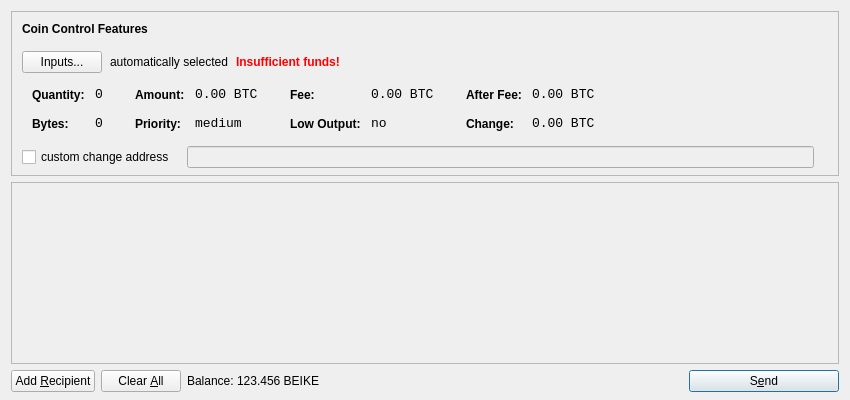
<?xml version="1.0" encoding="UTF-8"?>
<ui version="4.0">
 <class>SendCoinsDialog</class>
 <widget class="QDialog" name="SendCoinsDialog">
  <property name="geometry">
   <rect>
    <x>0</x>
    <y>0</y>
    <width>850</width>
    <height>400</height>
   </rect>
  </property>
  <property name="windowTitle">
   <string>Send Coins</string>
  </property>
  <layout class="QVBoxLayout" name="verticalLayout" stretch="0,1,0">
   <property name="bottomMargin">
    <number>8</number>
   </property>
   <item>
    <widget class="QFrame" name="frameCoinControl">
     <property name="sizePolicy">
      <sizepolicy hsizetype="Expanding" vsizetype="Expanding">
       <horstretch>0</horstretch>
       <verstretch>0</verstretch>
      </sizepolicy>
     </property>
     <property name="maximumSize">
      <size>
       <width>16777215</width>
       <height>16777215</height>
      </size>
     </property>
     <property name="frameShape">
      <enum>QFrame::StyledPanel</enum>
     </property>
     <property name="frameShadow">
      <enum>QFrame::Sunken</enum>
     </property>
     <layout class="QVBoxLayout" name="verticalLayoutCoinControl2">
      <property name="spacing">
       <number>-1</number>
      </property>
      <property name="leftMargin">
       <number>0</number>
      </property>
      <property name="topMargin">
       <number>0</number>
      </property>
      <property name="rightMargin">
       <number>0</number>
      </property>
      <property name="bottomMargin">
       <number>6</number>
      </property>
      <item>
       <layout class="QVBoxLayout" name="verticalLayoutCoinControl" stretch="0,0,0,0,1">
        <property name="spacing">
         <number>0</number>
        </property>
        <property name="leftMargin">
         <number>10</number>
        </property>
        <property name="topMargin">
         <number>10</number>
        </property>
        <item>
         <layout class="QHBoxLayout" name="horizontalLayoutCoinControl1">
          <property name="bottomMargin">
           <number>15</number>
          </property>
          <item>
           <widget class="QLabel" name="labelCoinControlFeatures">
            <property name="sizePolicy">
             <sizepolicy hsizetype="Preferred" vsizetype="Maximum">
              <horstretch>0</horstretch>
              <verstretch>0</verstretch>
             </sizepolicy>
            </property>
            <property name="font">
             <font>
              <weight>75</weight>
              <bold>true</bold>
             </font>
            </property>
            <property name="styleSheet">
             <string notr="true">font-weight:bold;</string>
            </property>
            <property name="text">
             <string>Coin Control Features</string>
            </property>
           </widget>
          </item>
         </layout>
        </item>
        <item>
         <layout class="QHBoxLayout" name="horizontalLayoutCoinControl2" stretch="0,0,0,0">
          <property name="spacing">
           <number>8</number>
          </property>
          <property name="bottomMargin">
           <number>10</number>
          </property>
          <item>
           <widget class="QPushButton" name="pushButtonCoinControl">
            <property name="styleSheet">
             <string notr="true"/>
            </property>
            <property name="text">
             <string>Inputs...</string>
            </property>
           </widget>
          </item>
          <item>
           <widget class="QLabel" name="labelCoinControlAutomaticallySelected">
            <property name="text">
             <string>automatically selected</string>
            </property>
            <property name="margin">
             <number>5</number>
            </property>
           </widget>
          </item>
          <item>
           <widget class="QLabel" name="labelCoinControlInsuffFunds">
            <property name="font">
             <font>
              <weight>75</weight>
              <bold>true</bold>
             </font>
            </property>
            <property name="styleSheet">
             <string notr="true">color:red;font-weight:bold;</string>
            </property>
            <property name="text">
             <string>Insufficient funds!</string>
            </property>
            <property name="margin">
             <number>5</number>
            </property>
           </widget>
          </item>
          <item>
           <spacer name="horizontalSpacerCoinControl">
            <property name="orientation">
             <enum>Qt::Horizontal</enum>
            </property>
            <property name="sizeHint" stdset="0">
             <size>
              <width>40</width>
              <height>1</height>
             </size>
            </property>
           </spacer>
          </item>
         </layout>
        </item>
        <item>
         <widget class="QWidget" name="widgetCoinControl" native="true">
          <property name="sizePolicy">
           <sizepolicy hsizetype="Preferred" vsizetype="Preferred">
            <horstretch>0</horstretch>
            <verstretch>0</verstretch>
           </sizepolicy>
          </property>
          <property name="minimumSize">
           <size>
            <width>0</width>
            <height>0</height>
           </size>
          </property>
          <property name="styleSheet">
           <string notr="true"/>
          </property>
          <layout class="QHBoxLayout" name="horizontalLayoutCoinControl5">
           <property name="margin">
            <number>0</number>
           </property>
           <item>
            <layout class="QHBoxLayout" name="horizontalLayoutCoinControl3" stretch="0,0,0,1">
             <property name="spacing">
              <number>20</number>
             </property>
             <property name="topMargin">
              <number>0</number>
             </property>
             <property name="bottomMargin">
              <number>10</number>
             </property>
             <item>
              <layout class="QFormLayout" name="formLayoutCoinControl1">
               <property name="horizontalSpacing">
                <number>10</number>
               </property>
               <property name="verticalSpacing">
                <number>14</number>
               </property>
               <property name="leftMargin">
                <number>10</number>
               </property>
               <property name="topMargin">
                <number>4</number>
               </property>
               <property name="rightMargin">
                <number>6</number>
               </property>
               <item row="0" column="0">
                <widget class="QLabel" name="labelCoinControlQuantityText">
                 <property name="styleSheet">
                  <string notr="true">font-weight:bold;</string>
                 </property>
                 <property name="text">
                  <string>Quantity:</string>
                 </property>
                 <property name="margin">
                  <number>0</number>
                 </property>
                </widget>
               </item>
               <item row="0" column="1">
                <widget class="QLabel" name="labelCoinControlQuantity">
                 <property name="font">
                  <font>
                   <family>Monospace</family>
                   <pointsize>10</pointsize>
                  </font>
                 </property>
                 <property name="cursor">
                  <cursorShape>IBeamCursor</cursorShape>
                 </property>
                 <property name="contextMenuPolicy">
                  <enum>Qt::ActionsContextMenu</enum>
                 </property>
                 <property name="text">
                  <string notr="true">0</string>
                 </property>
                 <property name="margin">
                  <number>0</number>
                 </property>
                 <property name="textInteractionFlags">
                  <set>Qt::LinksAccessibleByMouse|Qt::TextSelectableByKeyboard|Qt::TextSelectableByMouse</set>
                 </property>
                </widget>
               </item>
               <item row="1" column="0">
                <widget class="QLabel" name="labelCoinControlBytesText">
                 <property name="styleSheet">
                  <string notr="true">font-weight:bold;</string>
                 </property>
                 <property name="text">
                  <string>Bytes:</string>
                 </property>
                </widget>
               </item>
               <item row="1" column="1">
                <widget class="QLabel" name="labelCoinControlBytes">
                 <property name="font">
                  <font>
                   <family>Monospace</family>
                   <pointsize>10</pointsize>
                  </font>
                 </property>
                 <property name="cursor">
                  <cursorShape>IBeamCursor</cursorShape>
                 </property>
                 <property name="contextMenuPolicy">
                  <enum>Qt::ActionsContextMenu</enum>
                 </property>
                 <property name="text">
                  <string notr="true">0</string>
                 </property>
                 <property name="textInteractionFlags">
                  <set>Qt::LinksAccessibleByMouse|Qt::TextSelectableByKeyboard|Qt::TextSelectableByMouse</set>
                 </property>
                </widget>
               </item>
              </layout>
             </item>
             <item>
              <layout class="QFormLayout" name="formLayoutCoinControl2">
               <property name="horizontalSpacing">
                <number>10</number>
               </property>
               <property name="verticalSpacing">
                <number>14</number>
               </property>
               <property name="leftMargin">
                <number>6</number>
               </property>
               <property name="topMargin">
                <number>4</number>
               </property>
               <property name="rightMargin">
                <number>6</number>
               </property>
               <item row="0" column="0">
                <widget class="QLabel" name="labelCoinControlAmountText">
                 <property name="styleSheet">
                  <string notr="true">font-weight:bold;</string>
                 </property>
                 <property name="text">
                  <string>Amount:</string>
                 </property>
                 <property name="margin">
                  <number>0</number>
                 </property>
                </widget>
               </item>
               <item row="0" column="1">
                <widget class="QLabel" name="labelCoinControlAmount">
                 <property name="font">
                  <font>
                   <family>Monospace</family>
                   <pointsize>10</pointsize>
                  </font>
                 </property>
                 <property name="cursor">
                  <cursorShape>IBeamCursor</cursorShape>
                 </property>
                 <property name="contextMenuPolicy">
                  <enum>Qt::ActionsContextMenu</enum>
                 </property>
                 <property name="text">
                  <string notr="true">0.00 BTC</string>
                 </property>
                 <property name="textInteractionFlags">
                  <set>Qt::LinksAccessibleByMouse|Qt::TextSelectableByKeyboard|Qt::TextSelectableByMouse</set>
                 </property>
                </widget>
               </item>
               <item row="1" column="0">
                <widget class="QLabel" name="labelCoinControlPriorityText">
                 <property name="styleSheet">
                  <string notr="true">font-weight:bold;</string>
                 </property>
                 <property name="text">
                  <string>Priority:</string>
                 </property>
                </widget>
               </item>
               <item row="1" column="1">
                <widget class="QLabel" name="labelCoinControlPriority">
                 <property name="font">
                  <font>
                   <family>Monospace</family>
                   <pointsize>10</pointsize>
                  </font>
                 </property>
                 <property name="cursor">
                  <cursorShape>IBeamCursor</cursorShape>
                 </property>
                 <property name="contextMenuPolicy">
                  <enum>Qt::ActionsContextMenu</enum>
                 </property>
                 <property name="text">
                  <string>medium</string>
                 </property>
                 <property name="textInteractionFlags">
                  <set>Qt::LinksAccessibleByMouse|Qt::TextSelectableByKeyboard|Qt::TextSelectableByMouse</set>
                 </property>
                </widget>
               </item>
              </layout>
             </item>
             <item>
              <layout class="QFormLayout" name="formLayoutCoinControl3">
               <property name="horizontalSpacing">
                <number>10</number>
               </property>
               <property name="verticalSpacing">
                <number>14</number>
               </property>
               <property name="leftMargin">
                <number>6</number>
               </property>
               <property name="topMargin">
                <number>4</number>
               </property>
               <property name="rightMargin">
                <number>6</number>
               </property>
               <item row="0" column="0">
                <widget class="QLabel" name="labelCoinControlFeeText">
                 <property name="styleSheet">
                  <string notr="true">font-weight:bold;</string>
                 </property>
                 <property name="text">
                  <string>Fee:</string>
                 </property>
                 <property name="margin">
                  <number>0</number>
                 </property>
                </widget>
               </item>
               <item row="0" column="1">
                <widget class="QLabel" name="labelCoinControlFee">
                 <property name="font">
                  <font>
                   <family>Monospace</family>
                   <pointsize>10</pointsize>
                  </font>
                 </property>
                 <property name="cursor">
                  <cursorShape>IBeamCursor</cursorShape>
                 </property>
                 <property name="contextMenuPolicy">
                  <enum>Qt::ActionsContextMenu</enum>
                 </property>
                 <property name="text">
                  <string notr="true">0.00 BTC</string>
                 </property>
                 <property name="textInteractionFlags">
                  <set>Qt::LinksAccessibleByMouse|Qt::TextSelectableByKeyboard|Qt::TextSelectableByMouse</set>
                 </property>
                </widget>
               </item>
               <item row="1" column="0">
                <widget class="QLabel" name="labelCoinControlLowOutputText">
                 <property name="styleSheet">
                  <string notr="true">font-weight:bold;</string>
                 </property>
                 <property name="text">
                  <string>Low Output:</string>
                 </property>
                </widget>
               </item>
               <item row="1" column="1">
                <widget class="QLabel" name="labelCoinControlLowOutput">
                 <property name="font">
                  <font>
                   <family>Monospace</family>
                   <pointsize>10</pointsize>
                  </font>
                 </property>
                 <property name="cursor">
                  <cursorShape>IBeamCursor</cursorShape>
                 </property>
                 <property name="contextMenuPolicy">
                  <enum>Qt::ActionsContextMenu</enum>
                 </property>
                 <property name="text">
                  <string>no</string>
                 </property>
                 <property name="textInteractionFlags">
                  <set>Qt::LinksAccessibleByMouse|Qt::TextSelectableByKeyboard|Qt::TextSelectableByMouse</set>
                 </property>
                </widget>
               </item>
              </layout>
             </item>
             <item>
              <layout class="QFormLayout" name="formLayoutCoinControl4">
               <property name="horizontalSpacing">
                <number>10</number>
               </property>
               <property name="verticalSpacing">
                <number>14</number>
               </property>
               <property name="leftMargin">
                <number>6</number>
               </property>
               <property name="topMargin">
                <number>4</number>
               </property>
               <property name="rightMargin">
                <number>6</number>
               </property>
               <item row="0" column="0">
                <widget class="QLabel" name="labelCoinControlAfterFeeText">
                 <property name="styleSheet">
                  <string notr="true">font-weight:bold;</string>
                 </property>
                 <property name="text">
                  <string>After Fee:</string>
                 </property>
                 <property name="margin">
                  <number>0</number>
                 </property>
                </widget>
               </item>
               <item row="0" column="1">
                <widget class="QLabel" name="labelCoinControlAfterFee">
                 <property name="font">
                  <font>
                   <family>Monospace</family>
                   <pointsize>10</pointsize>
                  </font>
                 </property>
                 <property name="cursor">
                  <cursorShape>IBeamCursor</cursorShape>
                 </property>
                 <property name="contextMenuPolicy">
                  <enum>Qt::ActionsContextMenu</enum>
                 </property>
                 <property name="text">
                  <string notr="true">0.00 BTC</string>
                 </property>
                 <property name="textInteractionFlags">
                  <set>Qt::LinksAccessibleByMouse|Qt::TextSelectableByKeyboard|Qt::TextSelectableByMouse</set>
                 </property>
                </widget>
               </item>
               <item row="1" column="0">
                <widget class="QLabel" name="labelCoinControlChangeText">
                 <property name="styleSheet">
                  <string notr="true">font-weight:bold;</string>
                 </property>
                 <property name="text">
                  <string>Change:</string>
                 </property>
                </widget>
               </item>
               <item row="1" column="1">
                <widget class="QLabel" name="labelCoinControlChange">
                 <property name="font">
                  <font>
                   <family>Monospace</family>
                   <pointsize>10</pointsize>
                  </font>
                 </property>
                 <property name="cursor">
                  <cursorShape>IBeamCursor</cursorShape>
                 </property>
                 <property name="contextMenuPolicy">
                  <enum>Qt::ActionsContextMenu</enum>
                 </property>
                 <property name="text">
                  <string notr="true">0.00 BTC</string>
                 </property>
                 <property name="textInteractionFlags">
                  <set>Qt::LinksAccessibleByMouse|Qt::TextSelectableByKeyboard|Qt::TextSelectableByMouse</set>
                 </property>
                </widget>
               </item>
              </layout>
             </item>
            </layout>
           </item>
          </layout>
         </widget>
        </item>
        <item>
         <layout class="QHBoxLayout" name="horizontalLayoutCoinControl4" stretch="0,0,0">
          <property name="spacing">
           <number>12</number>
          </property>
          <property name="sizeConstraint">
           <enum>QLayout::SetDefaultConstraint</enum>
          </property>
          <property name="topMargin">
           <number>5</number>
          </property>
          <property name="rightMargin">
           <number>5</number>
          </property>
          <item>
           <widget class="QCheckBox" name="checkBoxCoinControlChange">
            <property name="text">
             <string>custom change address</string>
            </property>
           </widget>
          </item>
          <item>
           <widget class="QLineEdit" name="lineEditCoinControlChange">
            <property name="enabled">
             <bool>false</bool>
            </property>
            <property name="sizePolicy">
             <sizepolicy hsizetype="Expanding" vsizetype="Fixed">
              <horstretch>0</horstretch>
              <verstretch>0</verstretch>
             </sizepolicy>
            </property>
           </widget>
          </item>
          <item>
           <widget class="QLabel" name="labelCoinControlChangeLabel">
            <property name="sizePolicy">
             <sizepolicy hsizetype="Preferred" vsizetype="Expanding">
              <horstretch>0</horstretch>
              <verstretch>0</verstretch>
             </sizepolicy>
            </property>
            <property name="minimumSize">
             <size>
              <width>0</width>
              <height>0</height>
             </size>
            </property>
            <property name="text">
             <string/>
            </property>
            <property name="margin">
             <number>3</number>
            </property>
           </widget>
          </item>
         </layout>
        </item>
        <item>
         <spacer name="verticalSpacerCoinControl">
          <property name="orientation">
           <enum>Qt::Vertical</enum>
          </property>
          <property name="sizeHint" stdset="0">
           <size>
            <width>800</width>
            <height>1</height>
           </size>
          </property>
         </spacer>
        </item>
       </layout>
      </item>
     </layout>
    </widget>
   </item>
   <item>
    <widget class="QScrollArea" name="scrollArea">
     <property name="widgetResizable">
      <bool>true</bool>
     </property>
     <widget class="QWidget" name="scrollAreaWidgetContents">
      <property name="geometry">
       <rect>
        <x>0</x>
        <y>0</y>
        <width>830</width>
        <height>165</height>
       </rect>
      </property>
      <layout class="QVBoxLayout" name="verticalLayout_2">
       <property name="margin">
        <number>0</number>
       </property>
       <item>
        <layout class="QVBoxLayout" name="entries">
         <property name="spacing">
          <number>6</number>
         </property>
        </layout>
       </item>
       <item>
        <spacer name="verticalSpacer">
         <property name="orientation">
          <enum>Qt::Vertical</enum>
         </property>
         <property name="sizeHint" stdset="0">
          <size>
           <width>20</width>
           <height>40</height>
          </size>
         </property>
        </spacer>
       </item>
      </layout>
     </widget>
    </widget>
   </item>
   <item>
    <layout class="QHBoxLayout" name="horizontalLayout">
     <item>
      <widget class="QPushButton" name="addButton">
       <property name="toolTip">
        <string>Send to multiple recipients at once</string>
       </property>
       <property name="text">
        <string>Add &amp;Recipient</string>
       </property>
       <property name="icon">
        <iconset resource="../bitcoin.qrc">
         <normaloff>:/icons/add</normaloff>:/icons/add</iconset>
       </property>
       <property name="autoDefault">
        <bool>false</bool>
       </property>
      </widget>
     </item>
     <item>
      <widget class="QPushButton" name="clearButton">
       <property name="sizePolicy">
        <sizepolicy hsizetype="Minimum" vsizetype="Fixed">
         <horstretch>0</horstretch>
         <verstretch>0</verstretch>
        </sizepolicy>
       </property>
       <property name="toolTip">
        <string>Remove all transaction fields</string>
       </property>
       <property name="text">
        <string>Clear &amp;All</string>
       </property>
       <property name="icon">
        <iconset resource="../bitcoin.qrc">
         <normaloff>:/icons/remove</normaloff>:/icons/remove</iconset>
       </property>
       <property name="autoRepeatDelay">
        <number>300</number>
       </property>
       <property name="autoDefault">
        <bool>false</bool>
       </property>
      </widget>
     </item>
     <item>
      <layout class="QHBoxLayout" name="horizontalLayout_2">
       <property name="spacing">
        <number>3</number>
       </property>
       <item>
        <widget class="QLabel" name="label">
         <property name="text">
          <string>Balance:</string>
         </property>
        </widget>
       </item>
       <item>
        <widget class="QLabel" name="labelBalance">
         <property name="cursor">
          <cursorShape>IBeamCursor</cursorShape>
         </property>
         <property name="text">
          <string>123.456 BEIKE</string>
         </property>
         <property name="textInteractionFlags">
          <set>Qt::LinksAccessibleByMouse|Qt::TextSelectableByKeyboard|Qt::TextSelectableByMouse</set>
         </property>
        </widget>
       </item>
      </layout>
     </item>
     <item>
      <spacer name="horizontalSpacer">
       <property name="orientation">
        <enum>Qt::Horizontal</enum>
       </property>
       <property name="sizeHint" stdset="0">
        <size>
         <width>40</width>
         <height>20</height>
        </size>
       </property>
      </spacer>
     </item>
     <item>
      <widget class="QPushButton" name="sendButton">
       <property name="minimumSize">
        <size>
         <width>150</width>
         <height>0</height>
        </size>
       </property>
       <property name="toolTip">
        <string>Confirm the send action</string>
       </property>
       <property name="text">
        <string>S&amp;end</string>
       </property>
       <property name="icon">
        <iconset resource="../bitcoin.qrc">
         <normaloff>:/icons/send</normaloff>:/icons/send</iconset>
       </property>
       <property name="default">
        <bool>true</bool>
       </property>
      </widget>
     </item>
    </layout>
   </item>
  </layout>
 </widget>
 <resources>
  <include location="../bitcoin.qrc"/>
 </resources>
 <connections/>
</ui>
